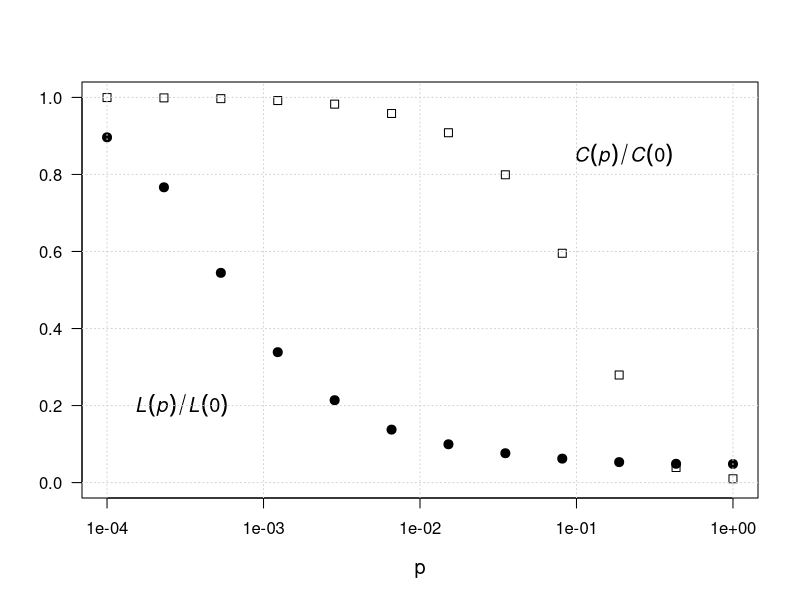

Write R code to recreate this figure. (Note: a time limit stopped this script after it produced the figure.)
library(igraph)

# PLOT (a)

# We chose to compute the calculation of the C(p) and the L(p) values 20 times
# for every value of p that we used, and then we calculated the mean between
# them. We iterated over twelve values of p.

iter=20
WS <- sample_smallworld(dim=1,size=1200, nei=4,p=0)
seq_p <- 10^seq(log10(0.0001), log10(1), length.out = 12)

# Created empty lists for the C(p) values and the L(p) values

C_ratio <- numeric(length(seq_p))
L_ratio <- numeric(length(seq_p))

C_0 <- transitivity(WS)
L_0 <- mean_distance(WS)

# Iteration for every value of p

for(i in 1:length(seq_p)) {
  c_vector=c()
  l_vector=c()
  for (j in 1:iter) {
    WS <- sample_smallworld(dim = 1, size = 1200, nei = 4, p = seq_p[i])
    
    C_p <- transitivity(WS, type = "global")
    L_p <- mean_distance(WS)
    
    c_vector <- c(c_vector, C_p)
    l_vector <- c(l_vector, L_p)
  }
  
  C_ratio[i] <- mean(c_vector) / C_0
  L_ratio[i] <- mean(l_vector) / L_0
}

# Plot of the points we generated

plot(seq_p, C_ratio, 
     log = "x",                  
     xlim = c(min(seq_p), max(seq_p)),
     ylim = c(0, 1),              
     pch = 22,                  
     bg = "white",        
     col = "black",             
     cex = 1.2,                 
     xlab = "p",                
     ylab = "",                   
     main = "",                 
     cex.lab = 1.2,               
     las = 1)   

points(seq_p, L_ratio, 
       pch = 19,                
       col = "black", 
       cex = 1.2)

text(0.2, 0.85, expression(italic(C(p)/C(0))), cex = 1.2)  
text(0.0003, 0.2, expression(italic(L(p)/L(0))), cex = 1.2) 

grid()

# PLOT (b)

# Generated the sequence of n
seq_n <- 2^(3:16)

list <- numeric(length(seq_n))
iter <- 10
epsilon <- 0.1
# Executed this for cycle

for (idx in seq_along(seq_n)) {
  n <- seq_n[idx]
  p <- (1+epsilon)*log(n)/ n
  distances <- numeric(iter)  
  
  for (r in 1:iter) {
    gnp <- sample_gnp(n, p)
    distances=c(distances,mean_distance(gnp))
  }
  list[idx] <- mean(distances, na.rm = TRUE)
}

# Plotted the points
plot(seq_n, list, type = "b", xlab = "Network size (n)", ylab = "Average shortest path length", main ='Average Shortest-Path length for the Erdos-Rényi model')
grid()
